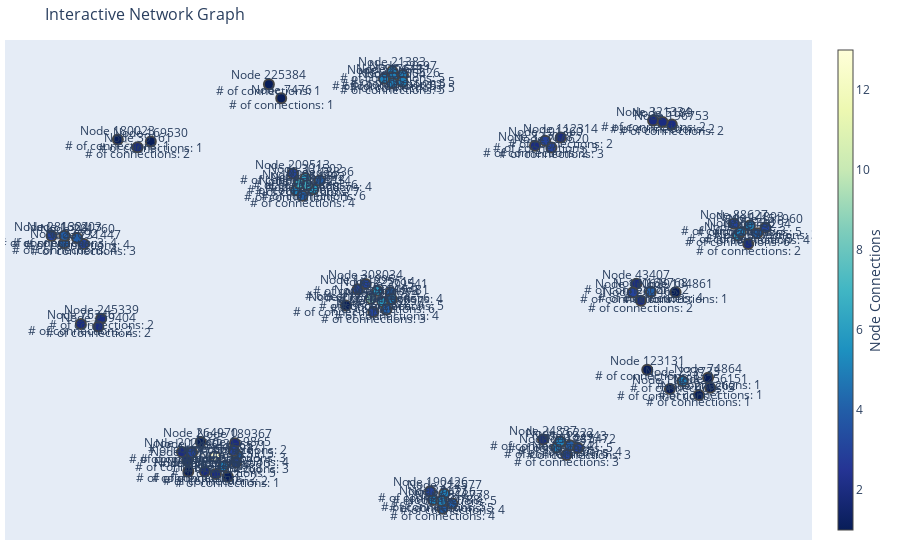

Notebook code for this chart:
### Code cell
import networkx as nx
import plotly.graph_objects as go

def create_interactive_graph(G_sub):
    # Create edge trace
    edge_x = []
    edge_y = []
    for edge in G_sub.edges():
        x0, y0 = G_sub.nodes[edge[0]]['pos']
        x1, y1 = G_sub.nodes[edge[1]]['pos']
        edge_x.extend([x0, x1, None])
        edge_y.extend([y0, y1, None])

    edge_trace = go.Scatter(
        x=edge_x, y=edge_y,
        line=dict(width=0.5, color='#888'),
        hoverinfo='none',
        mode='lines'
    )

    # Create node trace
    node_x = []
    node_y = []
    for node in G_sub.nodes():
        x, y = G_sub.nodes[node]['pos']
        node_x.append(x)
        node_y.append(y)

    node_trace = go.Scatter(
        x=node_x, y=node_y,
        mode='markers+text',
        hoverinfo='text',
        marker=dict(
            showscale=True,
            colorscale='YlGnBu',
            reversescale=True,
            color=[],
            size=10,
            colorbar=dict(
                thickness=15,
                title='Node Connections',
                xanchor='left',
                titleside='right'
            ),
            line_width=2
        )
    )

    # Color node points by the number of connections
    node_adjacencies = []
    node_text = []
    for node, adjacencies in G_sub.adjacency():
        node_adjacencies.append(len(adjacencies))
        node_text.append(f'Node {node}<br># of connections: {len(adjacencies)}')
    node_trace.marker.color = node_adjacencies
    node_trace.text = node_text

    # Create the figure
    fig = go.Figure(data=[edge_trace, node_trace],
                    layout=go.Layout(
                        title='Interactive Network Graph',
                        titlefont_size=16,
                        showlegend=False,
                        hovermode='closest',
                        margin=dict(b=20, l=5, r=5, t=40),
                        annotations=[dict(
                            text="",
                            showarrow=False,
                            xref="paper", yref="paper",
                            x=0.005, y=-0.002
                        )],
                        xaxis=dict(showgrid=False, zeroline=False, showticklabels=False),
                        yaxis=dict(showgrid=False, zeroline=False, showticklabels=False))
                    )
    
    return fig

# Usage example:
# Assuming you have already created your NetworkX graph G_sub

pos = nx.spring_layout(G_sub)
nx.set_node_attributes(G_sub, pos, 'pos')
fig = create_interactive_graph(G_sub)
fig.show()

### Figure 1 — Plotly figure (JSON) as saved in the notebook; plotly's stock layout.template omitted (floating-point values rounded to 4 significant figures; data arrays with more than 128 entries replaced by an {"elided": "..."} marker saying what was removed)
{"data": [{"hoverinfo": "none", "line": {"color": "#888", "width": 0.5}, "mode": "lines", "type": "scatter", "x": {"elided": "456 float values"}, "y": {"elided": "456 float values"}}, {"hoverinfo": "text", "marker": {"color": [3, 3, 1, 2, 5, 5, 3, 3, 5, 3, 5, 2, 3, 5, 4, 1, 6, 4, 3, 5, 2, 4, 4, 2, 1, 1, 6, 6, 3, 1, 3, 5, 1, 3, 5, 1, 4, 6, 5, 7, 4, 2, 3, 4, 3, 5, 3, 1, 4, 6, 5, 4, 2, 13, 1, 2, 2, 2, 2, 4, 9, 2, 3, 1, 2, 2, 3, 1, 3, 1, 2, 5, 5, 7, 5, 1, 4, 5, 2, 1, 4, 3, 2, 5, 2, 5, 4, 2], "colorbar": {"thickness": 15, "title": {"side": "right", "text": "Node Connections"}, "xanchor": "left"}, "colorscale": [[0, "rgb(255,255,217)"], [0.125, "rgb(237,248,177)"], [0.25, "rgb(199,233,180)"], [0.375, "rgb(127,205,187)"], [0.5, "rgb(65,182,196)"], [0.625, "rgb(29,145,192)"], [0.75, "rgb(34,94,168)"], [0.875, "rgb(37,52,148)"], [1, "rgb(8,29,88)"]], "line": {"width": 2}, "reversescale": true, "showscale": true, "size": 10}, "mode": "markers+text", "text": ["Node 88627<br># of connections: 3", "Node 231447<br># of connections: 3", "Node 104861<br># of connections: 1", "Node 161772<br># of connections: 2", "Node 291487<br># of connections: 5", "Node 168772<br># of connections: 5", "Node 209513<br># of connections: 3", "Node 210822<br># of connections: 3", "Node 21383<br># of connections: 5", "Node 308034<br># of connections: 3", "Node 37177<br># of connections: 5", "Node 39161<br># of connections: 2", "Node 281324<br># of connections: 3", "Node 176111<br># of connections: 5", "Node 286668<br># of connections: 4", "Node 180023<br># of connections: 1", "Node 114014<br># of connections: 6", "Node 18336<br># of connections: 4", "Node 193723<br># of connections: 3", "Node 233733<br># of connections: 5", "Node 202240<br># of connections: 2", "Node 162788<br># of connections: 4", "Node 49294<br># of connections: 4", "Node 87776<br># of connections: 2", "Node 82988<br># of connections: 1", "Node 117767<br># of connections: 1", "Node 301502<br># of connections: 6", "Node 141774<br># of connections: 6", "Node 266620<br># of connections: 3", "Node 225384<br># of connections: 1", "Node 191360<br># of connections: 3", "Node 66554<br># of connections: 5", "Node 169530<br># of connections: 1", "Node 171995<br># of connections: 3", "Node 22697<br># of connections: 5", "Node 112082<br># of connections: 1", "Node 182943<br># of connections: 4", "Node 225614<br># of connections: 6", "Node 329673<br># of connections: 5", "Node 198994<br># of connections: 7", "Node 279541<br># of connections: 4", "Node 262465<br># of connections: 2", "Node 151960<br># of connections: 3", "Node 318778<br># of connections: 4", "Node 190426<br># of connections: 3", "Node 212577<br># of connections: 5", "Node 53341<br># of connections: 3", "Node 74864<br># of connections: 1", "Node 6571<br># of connections: 4", "Node 44175<br># of connections: 6", "Node 14893<br># of connections: 5", "Node 23692<br># of connections: 4", "Node 321334<br># of connections: 2", "Node 216593<br># of connections: 13", "Node 7476<br># of connections: 1", "Node 24837<br># of connections: 2", "Node 189367<br># of connections: 2", "Node 112314<br># of connections: 2", "Node 43407<br># of connections: 2", "Node 258257<br># of connections: 4", "Node 198045<br># of connections: 9", "Node 245339<br># of connections: 2", "Node 170629<br># of connections: 3", "Node 123131<br># of connections: 1", "Node 196753<br># of connections: 2", "Node 156281<br># of connections: 2", "Node 159865<br># of connections: 3", "Node 270262<br># of connections: 1", "Node 325315<br># of connections: 3", "Node 264970<br># of connections: 1", "Node 327078<br># of connections: 2", "Node 200526<br># of connections: 5", "Node 319481<br># of connections: 5", "Node 311692<br># of connections: 7", "Node 252525<br># of connections: 5", "Node 256151<br># of connections: 1", "Node 201760<br># of connections: 4", "Node 76222<br># of connections: 5", "Node 5189<br># of connections: 2", "Node 63623<br># of connections: 1", "Node 168768<br># of connections: 4", "Node 215472<br># of connections: 3", "Node 52064<br># of connections: 2", "Node 94216<br># of connections: 5", "Node 259404<br># of connections: 2", "Node 64126<br># of connections: 5", "Node 166203<br># of connections: 4", "Node 76346<br># of connections: 2"], "type": "scatter", "x": [0.8916, -0.8856, 0.7319, -0.603, 0.407, -0.3056, -0.3143, -0.09443, -0.04241, -0.1152, 0.06888, -0.7389, -0.9737, -0.04043, -0.2878, -0.7926, -0.2585, -0.2409, -0.5896, 0.7514, -0.6174, 0.09518, 0.9552, 0.9305, -0.492, -0.169, -0.2797, -0.06949, 0.3927, -0.3797, 0.3754, -0.04267, -0.7025, -0.1371, -0.0132, 0.7164, 0.4431, -0.08309, -0.06501, -0.2969, -0.0473, 0.6372, 0.9774, 0.122, 0.06089, 0.09938, 0.4335, 0.8207, -0.4674, 0.9024, 0.935, -0.9395, 0.6704, -0.527, -0.3461, 0.3695, -0.4726, 0.418, 0.6248, -0.05847, -0.1006, -0.8384, 0.6149, 0.6545, 0.7216, -0.5546, -0.4757, 0.7959, -0.469, -0.5659, 0.3477, -0.01448, -0.04354, -0.2747, -0.5042, 0.8267, -0.9043, 0.4165, 0.6964, -0.6, 0.6644, 0.4653, -0.5247, 0.09243, -0.8458, 0.9101, -0.9383, -0.8938], "y": [0.3246, 0.2353, 0.0207, -0.7245, -0.6668, 0.4732, 0.5474, -0.06633, 1, 0.05812, -0.8995, 0.6636, 0.2701, 0.9728, 0.4483, 0.6982, 0.4769, 0.5162, -0.6889, -0.3727, -0.6866, -0.938, 0.2826, 0.2346, -0.7958, -0.03777, 0.5259, -0.0221, 0.6617, 0.9423, 0.6922, 0.947, 0.6886, 0.03466, 0.9835, -0.408, -0.6565, 0.02766, 0.9667, 0.5023, 0.0205, -0.01666, 0.3066, -0.9143, -0.86, -0.8718, -0.7001, -0.3576, -0.7012, 0.2719, 0.3167, 0.2379, 0.7818, -0.707, 0.88, -0.6313, -0.648, 0.7065, 0.05921, -0.05556, -0.008209, -0.09596, 0.0195, -0.3218, 0.7639, -0.7727, -0.6815, -0.4339, -0.7334, -0.6424, 0.6699, 0.954, -0.009807, 0.4947, -0.7502, -0.4024, 0.2618, -0.6396, 0.7753, -0.7731, 0.02351, -0.6689, -0.7835, -0.9038, -0.1312, 0.2882, 0.2713, -0.1192]}], "layout": {"annotations": [{"showarrow": false, "text": "", "x": 0.005, "xref": "paper", "y": -0.002, "yref": "paper"}], "hovermode": "closest", "margin": {"b": 20, "l": 5, "r": 5, "t": 40}, "showlegend": false, "title": {"font": {"size": 16}, "text": "Interactive Network Graph"}, "xaxis": {"showgrid": false, "showticklabels": false, "zeroline": false}, "yaxis": {"showgrid": false, "showticklabels": false, "zeroline": false}}}
